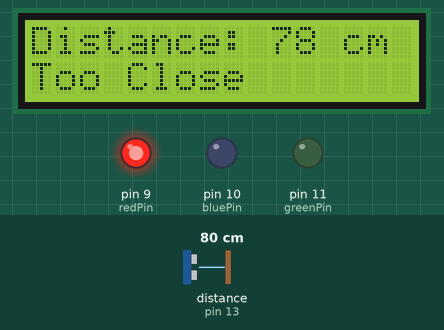
Simulated run of this sketch. Board: Arduino Uno, built with avr-gcc and run on an emulated ATmega328P. On the bench: 16×2 character LCD, output pins drawn as LEDs (lit = HIGH). Wiring (inferred from the names in the program): ultrasonic range finder: trigger pin 12; echo pin 13. Inputs (shaded band) come from the test bench; at power-on: distance to the obstacle (sensor on pin 13) 80 cm. The echo pulse lasts 58.3 µs per cm; pins used as bus, display or sensor lines are not drawn; what the sketch prints to the serial monitor is not drawn.

Above: at 1.2 s.
1.3 s: distance to the obstacle (sensor on pin 13) set to 100 cm
At 2.4 s:
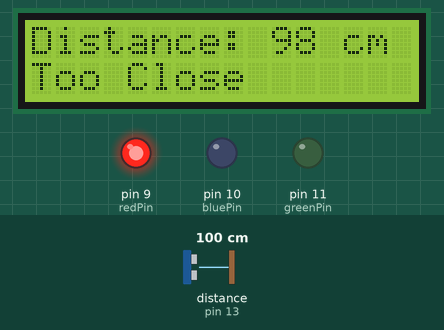
2.8 s: distance to the obstacle (sensor on pin 13) set to 105 cm
At 3.5 s:
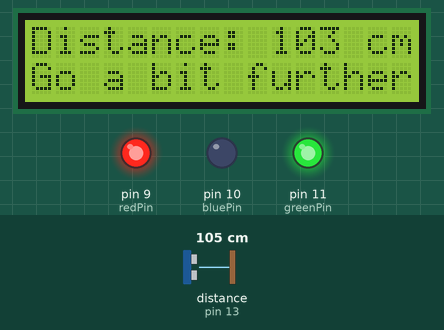
4.3 s: distance to the obstacle (sensor on pin 13) set to 172 cm
At 4.7 s:
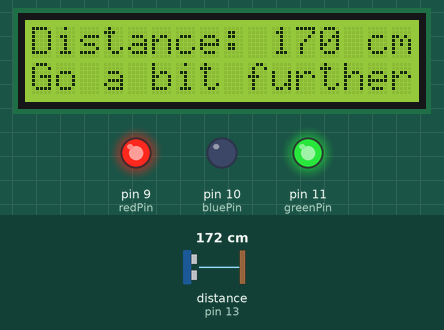
5.8 s: distance to the obstacle (sensor on pin 13) set to 179 cm
At 7.0 s:
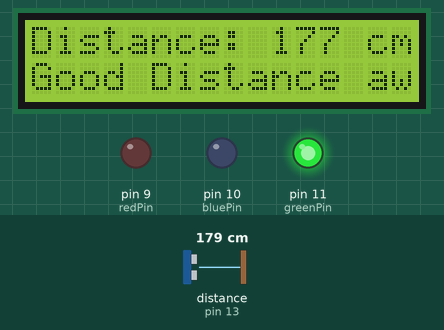
7.3 s: distance to the obstacle (sensor on pin 13) set to 2 cm
At 8.1 s:
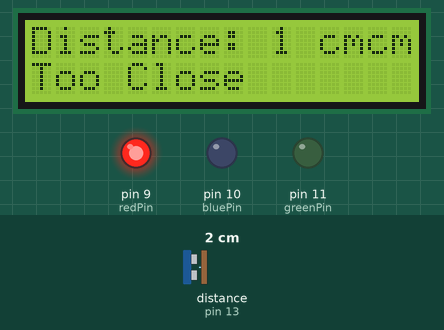
8.8 s: distance to the obstacle (sensor on pin 13) set to 18 cm
At 10.1 s:
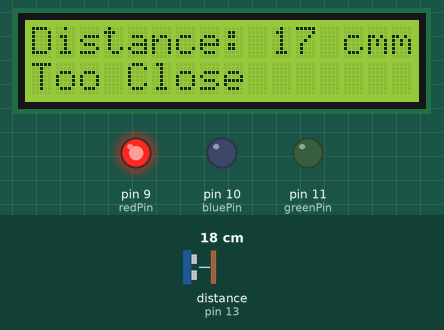
Timing chart, 0 to 11.3 s (numbered marks = the images above; inputs shaded):
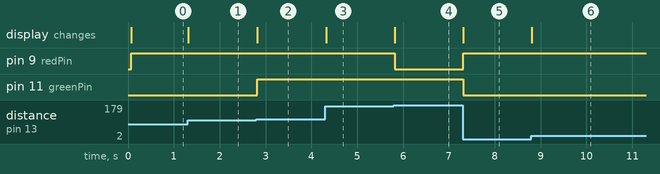

Measured:
- the behaviour switches between 102 and 103 cm on distance to the obstacle (sensor on pin 13) (found by bisection; images 1 and 2)
- the behaviour switches between 176 and 177 cm on distance to the obstacle (sensor on pin 13) (found by bisection; images 3 and 4)
- after the input at 1.3 s, the display: changes at once (image 1)
- after the input at 2.8 s, pin 11 (greenPin): LOW → HIGH at once; the display: changes at once (image 2)
- after the input at 4.3 s, the display: changes at once (image 3)
- after the input at 5.8 s, pin 9 (redPin): HIGH → LOW at once; the display: changes at once (image 4)
- after the input at 7.3 s, pin 9 (redPin): LOW → HIGH at once; pin 11 (greenPin): HIGH → LOW at once; the display: changes at once (image 5)
- after the input at 8.8 s, the display: changes at once (image 6)

The sketch:

terrific_albar_amur1.ino
```cpp
// C++ code
//

#include <LiquidCrystal.h>

int triggerPin = 12;
int echoPin = 13;
unsigned long distance;
unsigned int duration;

int redPin = 9;
int greenPin = 11;
int bluePin = 10;

LiquidCrystal lcd(3, 4, 5, 6, 7, 8);
const int contrast = 2;

void setup()
{
  pinMode(triggerPin, OUTPUT);
  pinMode(echoPin, INPUT);
  Serial.begin(9600);

  pinMode(redPin, OUTPUT);
  pinMode(greenPin, OUTPUT);
  pinMode(bluePin, OUTPUT);

  analogWrite(contrast, 100);
  lcd.begin(16, 2);
}

void loop()
{

  digitalWrite(triggerPin, LOW);
  delayMicroseconds(2);
  digitalWrite(triggerPin, HIGH);
  delayMicroseconds(10);
  digitalWrite(triggerPin, LOW);
  duration = pulseIn(echoPin, HIGH);
  distance = duration * 0.034 / 2;
  Serial.println(distance);

  lcd.setCursor(0, 0);
  lcd.print("Distance: " + String(distance) + " cm");

  if (distance <= 100){
    digitalWrite(redPin, 252);
    digitalWrite(greenPin, 0);
    digitalWrite(bluePin, 0);
    lcd.setCursor(0, 1);
    lcd.print("Too Close         ");
  }

  if (distance >= 175) {
    digitalWrite(redPin, 0);
    digitalWrite(greenPin, 252);
    digitalWrite(bluePin, 0);
    lcd.setCursor(0, 1);
    lcd.print("Good Distance away");
  }
  if (distance < 175 && distance > 100){
    digitalWrite(redPin, 252);
    digitalWrite(greenPin, 252);
    digitalWrite(bluePin, 0);
  lcd.setCursor(0, 1);
    lcd.print("Go a bit further");
  }

}
```
